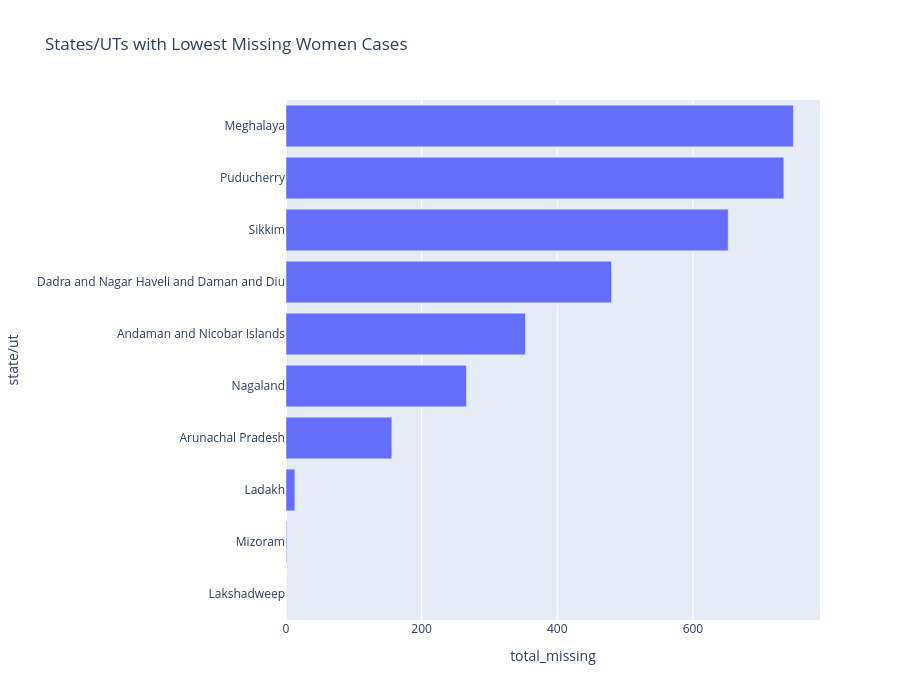

The notebook cell this image was saved under:
### Code cell
top_states=df.sort_values(by='total_missing',ascending=True).head(10)

fig=px.bar(
           top_states,
           x='total_missing',
           y='state/ut',
           orientation='h',
           title="States/UTs with Lowest Missing Women Cases",
           height=700,
           )
fig.update_layout(xaxis_tickformat=",")

fig.show()

### Figure 1 — Plotly figure (JSON) as saved in the notebook; plotly's stock layout.template omitted (floating-point values rounded to 4 significant figures)
{"data": [{"hovertemplate": "total_missing=%{x}<br>state/ut=%{y}<extra></extra>", "legendgroup": "", "marker": {"color": "#636efa", "pattern": {"shape": ""}}, "name": "", "orientation": "h", "showlegend": false, "textposition": "auto", "type": "bar", "x": [0, 1, 13, 156, 266, 353, 480, 652, 734, 748], "xaxis": "x", "y": ["Lakshadweep", "Mizoram", "Ladakh", "Arunachal Pradesh", "Nagaland", "Andaman and Nicobar Islands", "Dadra and Nagar Haveli and Daman and Diu", "Sikkim", "Puducherry", "Meghalaya"], "yaxis": "y"}], "layout": {"barmode": "relative", "height": 700, "legend": {"tracegroupgap": 0}, "title": {"text": "States/UTs with Lowest Missing Women Cases"}, "xaxis": {"anchor": "y", "domain": [0, 1], "tickformat": ",", "title": {"text": "total_missing"}}, "yaxis": {"anchor": "x", "domain": [0, 1], "title": {"text": "state/ut"}}}}
